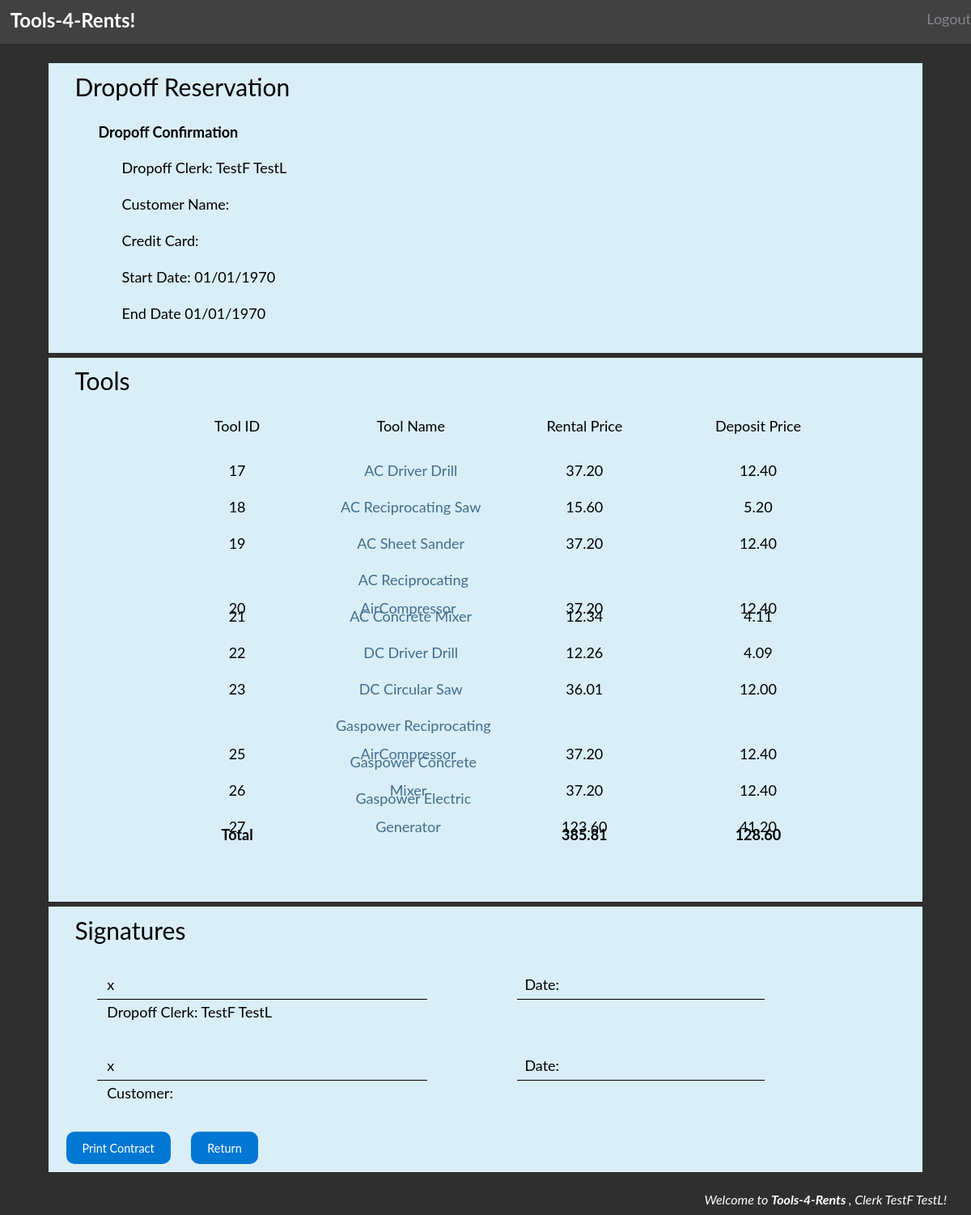
/dropoff3.php?reservation_id=3 (signed in), run on the app's committed database.
### tables this page shows
CREATE TABLE `Clerk` (
	  `clerk_id` int(16) UNSIGNED NOT NULL,
	  `hire_date` date DEFAULT NULL,
	  `home_area_code` varchar(3) DEFAULT NULL,
	  `home_phone_number` varchar(7) DEFAULT NULL,
	  `home_phone_extension` varchar(4) DEFAULT NULL,
	  `treet` varchar(100) NOT NULL,
	  `city` varchar(100) NOT NULL,
	  `state` varchar(2) NOT NULL,
	  `zip_code` varchar(10) NOT NULL,
	  `username` varchar(50) NOT NULL,
	  `first_name` varchar(50) NOT NULL,
	  `middle_name` varchar(50) NOT NULL,
	  `last_name` varchar(50) NOT NULL,
	  `email` varchar(250) NOT NULL,
	  `password` varchar(60) NOT NULL DEFAULT '111111'
);

CREATE TABLE `Tool` (
	  `tool_id` int(16) UNSIGNED NOT NULL,
	  `type` varchar(20) NOT NULL,
	  `power_source` varchar(20) NOT NULL,
	  `sub_type` varchar(50) NOT NULL,
	  `sub_option` varchar(50) NOT NULL,
	  `width` decimal(10,3) NOT NULL,
	  `length` decimal(10,3) NOT NULL,
	  `weight` decimal(10,2) NOT NULL,
	  `manufacturer` varchar(50) NOT NULL,
	  `material` varchar(50) DEFAULT NULL,
	  `purchase_price` decimal(10,2) DEFAULT NULL,
	  `current_status` varchar(20) NOT NULL,
	  `rental_times` int(2) NOT NULL DEFAULT '0'
);

### dropoff3.php (the view, shortened to what this page needs)
<?php
$reservation_id = isset($_GET['reservation_id'])?$_GET['reservation_id']:"";
$pdo = new PDO("mysql:dbname=Tools4Rent", "root", "root");
$query0 = "SELECT first_name, middle_name, last_name, card_number, start_date, end_date FROM Customer INNER JOIN Reservation ON Customer.username = Reservation.customer_username WHERE Reservation.reservation_id='$reservation_id' AND Reservation.dropoff_clerk IS NULL";
$st = $pdo->query($query0);
$temp = $st -> fetch();
$first_name=$temp[0];
$middle_name=$temp[1];
$last_name=$temp[2];
$customer_name = $first_name.' '.$middle_name.' '.$last_name;
$creditcard=$temp[3];
$startdate=date('m/d/Y',strtotime($temp[4]));
$enddate=date('m/d/Y',strtotime($temp[5]));
$clerk_username = $_SESSION['login_user'];
$query0 = "SELECT clerk_id, first_name, middle_name, last_name FROM Clerk WHERE username='$clerk_username'";
$st = $pdo->query($query0);
$temp = $st -> fetch();
$clerk_name = $temp[1].' '.$temp[2].' '.$temp[3];
$sql1 = "SELECT Tool.tool_id, Tool.power_source, Tool.sub_option, Tool.sub_type, Tool.purchase_price FROM ReservationTool INNER JOIN Tool ON ReservationTool.tool_id = Tool.tool_id WHERE ReservationTool.reservation_id='$reservation_id'";
$result1 = $pdo->query($sql1);
$tools = $result1 -> fetchAll();
$tt = "SELECT DATEDIFF(end_date, start_date) FROM Reservation WHERE reservation_id='$reservation_id'";
$stt = $pdo->query($tt);
$temp = $stt -> fetch();
$days_between = $temp[0];
$username = $_SESSION['login_user'];
$pdo = new PDO("mysql:dbname=Tools4Rent", "root", "root");
$st = $pdo->query("select first_name, middle_name, last_name from Clerk where username='$username'");
$temp = $st -> fetch();
$clerk_fullname=ucfirst($temp[0]).' '.ucfirst($temp[1]).' '.ucfirst($temp[2]);
?>
<!DOCTYPE html>
<html lang="en">
<head>
	<link rel="stylesheet" type="text/css" href="./main.css">
</head>
<body>
  <header>
    <h3 class='T4R'> Tools-4-Rents! </h3>
    <a href='./logout.php' class='Wel' style='font-size:1.5vw;'> Logout </a>
  </header>
<div class="MainMenuCus" style="padding-bottom:10px">
  <p> Dropoff Reservation </p>
  <div class="line_contain" style='padding-bottom:0'><p> <b> Dropoff Confirmation </b></p> </div>
  <div class="line_contain" style='padding-bottom:0;margin-left:30px'><p>  Dropoff Clerk: <?php echo $clerk_name;?></p> </div>
  <div class="line_contain" style='padding-bottom:0;margin-left:30px'><p> Customer Name: <?php echo $customer_name;?></p> </div>
  <div class="line_contain" style='padding-bottom:0;margin-left:30px'><p> Credit Card:  <?php echo $creditcard;?></p>  </div>
  <div class="line_contain" style='padding-bottom:0;margin-left:30px'><p> Start Date: <?php echo $startdate;?></p>  </div>
  <div class="line_contain" style='padding-bottom:20px;margin-left:30px'><p> End Date <?php echo $enddate;?></p>  </div>
  </div>
<div class="MainMenuCus" style="padding-bottom:10px;margin-top:-1.5%">
  <p> Tools </p>
  <div class="line_contain" style='text-align:center'>
     	<span class='inline_pos width_2'> <p> Tool ID </p> </span>
        <span class='inline_pos width_2'> <p> Tool Name </p> </span>
        <span class='inline_pos width_2'> <p> Rental Price </p> </span>
        <span class='inline_pos width_2'> <p> Deposit Price </p> </span>
  </div>
<?php
	$total_rental = 0;
	$total_deposit = 0;
	foreach ($tools as $key => $temp){
		$short_descript = ucfirst($temp[1]) . " ". ucfirst($temp[2]) ." ".ucfirst($temp[3]);
		$id = $temp[0];
		$price = $temp[4];
		$total_rental  += (0.15*$price)*$days_between;
		$total_deposit += 0.4*$price;
		$rental = sprintf("%.2f", 0.15*$price*$days_between);
		$deposit = sprintf("%.2f", 0.4*$price);
		echo "
			<div class='line_contain' style='text-align:center; padding-bottom:0px'>
				<span class='inline_pos width_2'> <p> $id </p> </span>
				<span class='inline_pos width_2'> <p>
				<a class='tool_detail' href='tooldetail.php?tool_id=$id' target='_blank' onclick=\"window.open(this.href, 'targetWindow','width=400px,height=500px'); return false;\"> $short_descript </a></p> </span>
				<span class='inline_pos width_2'> <p> $rental </p> </span>
				<span class='inline_pos width_2'> <p> $deposit </p> </span>
			</div>
		";
	}
   ?>
  <div class="line_contain" style='text-align:center'>
        <span class='inline_pos width_2'> <p> <b> Total </b></p> </span>
        <span class='inline_pos width_2'> <p>  </p> </span>
        <span class='inline_pos width_2'> <p> <b> <?php echo sprintf("%0.2f",$total_rental); ?> </b></p> </span>
        <span class='inline_pos width_2'> <p> <b> <?php echo sprintf("%0.2f",$total_deposit); ?> </b></p> </span>
  </div>
  <div class='line_contain' style='text-align:center; padding-bottom:0px'> </div>
</div>
  <div class="MainMenuCus" style="padding-bottom:10px;margin-top:-1.5%">
<p> Signatures </p>
<div class="line_contain"  style='margin-left:30px;'>
<span class='inline_pos width_4' style='border-bottom:1px solid black'> <p> x </p></span>
<span class='inline_pos width_1'> </span>
<span class='inline_pos width_3' style='border-bottom:1px solid black'> <p> Date: </p></span>
</div>
<div class="line_contain" style='margin-top:-10px;margin-left:30px;'>
<span class='inline_pos width_4' > <p> Dropoff Clerk: <?php echo $clerk_name; ?> </p> </span>
</div>
<div class="line_contain" style='margin-left:30px;'>
<span class='inline_pos width_4' style='border-bottom:1px solid black'> <p> x </p></span>
<span class='inline_pos width_1'> </span>
<span class='inline_pos width_3' style='border-bottom:1px solid black'> <p> Date: </p></span>
</div>
<div class="line_contain" style='margin-top:-10px;margin-left:30px;'>
<span class='inline_pos width_4' > <p> Customer: <?php echo $customer_name; ?> </p> </span>
</div>
<button onclick="window.print()" style="margin-left:2%;height:40px;display:inline-block">Print Contract</button>
<button style="margin-left:2%;height:40px;display:inline-block"> <a href='dropoff1.php'> Return </a> </button>
</div>
<footer>
        <?php
        echo ("<p style=\"padding-bottom:10px;padding-right:30px;color:white; float: right; size:1vw\"> <em> Welcome to <b> Tools-4-Rents </b>, Clerk $clerk_fullname! <em> </p>");
        ?>
</footer>
</body>
</html>

### main.css (style rules this page uses)
* { margin: 0; padding: 0; border: 0; font-family: 'Lato', sans-serif; overflow: auto; }
a { color: inherit; text-decoration: inherit; font-weight: inherit; }
body { background-color: rgb(47,47,47); width: 100%; height: 100%; }
header { background-color: rgb(65,65,65); //position: fixed; width: auto; height: auto; padding-bottom: 1%; //border: 1px solid white; }
header h3 { display: inline-block; width: 15%; height: 100%; text-align: center; color: white; font-size: 2vw; margin-top: 10px; }
header .Wel { //border: 1px solid white; float: right; //text-align: right; font-size: 2vw; width: auto; height: auto; color: rgb(131, 134, 139); padding-top: 1%; }
div.MainMenuCus { background-color: rgb(217, 238, 247); margin: 2% 5%; height: auto; padding-bottom: 5% }
.MainMenuCus p { font-size:2.5vw; padding: 1% 3% ; font-family: 'Lato', sans-serif; }
button { background-color: rgb(0,119,210); color: white; padding: 12px 20px; margin: 20px auto auto auto; border: none; cursor: pointer; //width: 20%; display: inline-block; font-size: 1.2vw; //border-radius: 5px; border-radius: 10px; width:auto box-shadow: 10px 10px 5px #888888; }
.tool_detail { color: rgb(67,108,140); }
.line_contain { padding:10px 0 10px 30px; height: 35px; font-size:1.5vw;; line-height: 35px; overflow: visible; }
.inline_pos { display:inline-block; line-height: inherit; height: inherit; overflow: visible; }
.line_contain p { font-size:1.5vw; display: inline; }
.width_4 { width:40%; }
.width_3 { width:30%; }
.width_2 { width:20%; }
.width_1 { width:10%; }

### data on the page
clerk: clerk_name "TestF TestL", clerk_fullname "TestF TestL"
tool: tool_id "17", short_descript "AC Driver Drill", rental "37.20", purchase_price "12.40"
tool: tool_id "18", short_descript "AC Reciprocating Saw", rental "15.60", purchase_price "5.20"
tool: tool_id "19", short_descript "AC Sheet Sander", rental "37.20", purchase_price "12.40"
tool: tool_id "20", short_descript "AC Reciprocating AirCompressor", rental "37.20", purchase_price "12.40"
tool: tool_id "21", short_descript "AC Concrete Mixer", rental "12.34", purchase_price "4.11"
tool: tool_id "22", short_descript "DC Driver Drill", rental "12.26", purchase_price "4.09"
tool: tool_id "23", short_descript "DC Circular Saw", rental "36.01", purchase_price "12.00"
tool: tool_id "25", short_descript "Gaspower Reciprocating AirCompressor", rental "37.20", purchase_price "12.40"
tool: tool_id "26", short_descript "Gaspower Concrete Mixer", rental "37.20", purchase_price "12.40"
tool: tool_id "27", short_descript "Gaspower Electric Generator", rental "123.60", purchase_price "41.20"

### other printed values
$startdate "01/01/1970"
$enddate "01/01/1970"
$total_rental "385.81"
$total_deposit "128.60"
